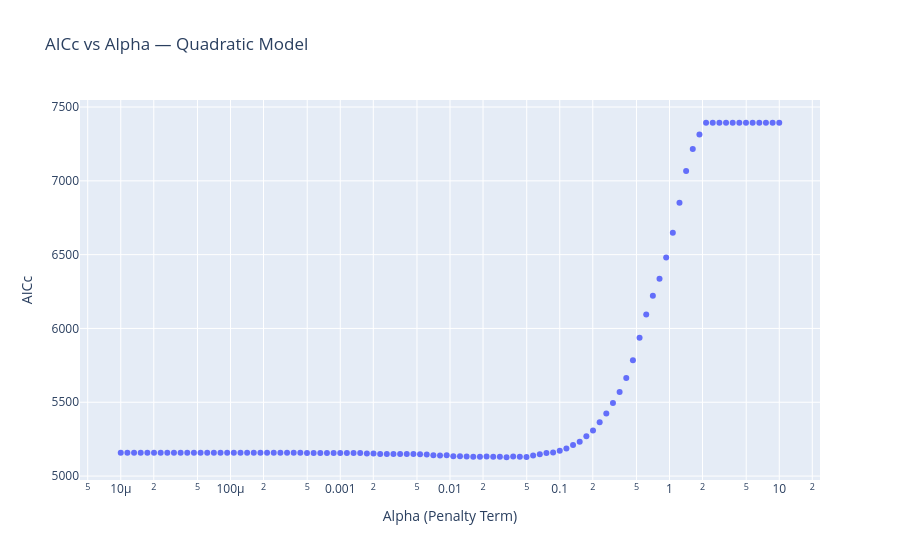

The cell this chart's notebook holds for it:
### Code cell
# ==========================================
# Step 3: Model selection via AICc — Quadratic Model
# ==========================================
alphas_quad = np.logspace(-5, 1, num=100)

aiccs_quad = []
for alpha in alphas_quad:
    lasso_temp = Lasso(alpha=alpha, max_iter=10000)
    lasso_temp.fit(X1_quad, y0)
    mse = mean_squared_error(y0, lasso_temp.predict(X1_quad))
    n = len(y0)
    num_params = np.count_nonzero(lasso_temp.coef_) + 1
    aicc = n * np.log(mse) + 2 * num_params + 2 * num_params * (num_params + 1) / (n - num_params - 1)
    aiccs_quad.append(aicc)

best_alpha_aicc_quad = alphas_quad[np.argmin(aiccs_quad)]
print(f"Best alpha (AICc, Quadratic Model): {best_alpha_aicc_quad}")

fig = px.scatter(x=alphas_quad, y=aiccs_quad, log_x=True,
                  title='AICc vs Alpha — Quadratic Model',
                  labels={'x': 'Alpha (Penalty Term)', 'y': 'AICc'})
fig.write_image(f"{output_dir}/quadratic_aicc_vs_alpha.png", width=1000, height=600, scale=2)
fig.show()

### Figure 1 — Plotly figure (JSON) as saved in the notebook; plotly's stock layout.template omitted (floating-point values rounded to 4 significant figures)
{"data": [{"hovertemplate": "Alpha (Penalty Term)=%{x}<br>AICc=%{y}<extra></extra>", "legendgroup": "", "marker": {"color": "#636efa", "symbol": "circle"}, "mode": "markers", "name": "", "orientation": "v", "showlegend": false, "type": "scatter", "x": [1e-05, 1.15e-05, 1.322e-05, 1.52e-05, 1.748e-05, 2.009e-05, 2.31e-05, 2.656e-05, 3.054e-05, 3.511e-05, 4.037e-05, 4.642e-05, 5.337e-05, 6.136e-05, 7.055e-05, 8.111e-05, 9.326e-05, 0.0001072, 0.0001233, 0.0001417, 0.000163, 0.0001874, 0.0002154, 0.0002477, 0.0002848, 0.0003275, 0.0003765, 0.0004329, 0.0004977, 0.0005722, 0.0006579, 0.0007565, 0.0008697, 0.001, 0.00115, 0.001322, 0.00152, 0.001748, 0.002009, 0.00231, 0.002656, 0.003054, 0.003511, 0.004037, 0.004642, 0.005337, 0.006136, 0.007055, 0.008111, 0.009326, 0.01072, 0.01233, 0.01417, 0.0163, 0.01874, 0.02154, 0.02477, 0.02848, 0.03275, 0.03765, 0.04329, 0.04977, 0.05722, 0.06579, 0.07565, 0.08697, 0.1, 0.115, 0.1322, 0.152, 0.1748, 0.2009, 0.231, 0.2656, 0.3054, 0.3511, 0.4037, 0.4642, 0.5337, 0.6136, 0.7055, 0.8111, 0.9326, 1.072, 1.233, 1.417, 1.63, 1.874, 2.154, 2.477, 2.848, 3.275, 3.765, 4.329, 4.977, 5.722, 6.579, 7.565, 8.697, 10.0], "xaxis": "x", "y": [5158.0, 5158.0, 5158.0, 5158.0, 5158.0, 5158.0, 5158.0, 5158.0, 5158.0, 5158.0, 5158.0, 5158.0, 5158.0, 5158.0, 5158.0, 5158.0, 5158.0, 5158.0, 5158.0, 5158.0, 5158.0, 5158.0, 5158.0, 5158.0, 5158.0, 5158.0, 5158.0, 5158.0, 5155.0, 5155.0, 5155.0, 5155.0, 5155.0, 5155.0, 5155.0, 5155.0, 5155.0, 5153.0, 5153.0, 5149.0, 5149.0, 5149.0, 5149.0, 5149.0, 5150.0, 5148.0, 5146.0, 5142.0, 5140.0, 5141.0, 5135.0, 5134.0, 5133.0, 5130.0, 5130.0, 5133.0, 5130.0, 5130.0, 5127.0, 5132.0, 5131.0, 5128.0, 5140.0, 5148.0, 5156.0, 5159.0, 5172.0, 5187.0, 5210.0, 5232.0, 5269.0, 5308.0, 5364.0, 5424.0, 5495.0, 5569.0, 5664.0, 5785.0, 5937.0, 6094.0, 6221.0, 6337.0, 6481.0, 6649.0, 6852.0, 7067.0, 7215.0, 7315.0, 7394.0, 7394.0, 7394.0, 7394.0, 7394.0, 7394.0, 7394.0, 7394.0, 7394.0, 7394.0, 7394.0, 7394.0], "yaxis": "y"}], "layout": {"legend": {"tracegroupgap": 0}, "title": {"text": "AICc vs Alpha — Quadratic Model"}, "xaxis": {"anchor": "y", "domain": [0, 1], "title": {"text": "Alpha (Penalty Term)"}, "type": "log"}, "yaxis": {"anchor": "x", "domain": [0, 1], "title": {"text": "AICc"}}}}
